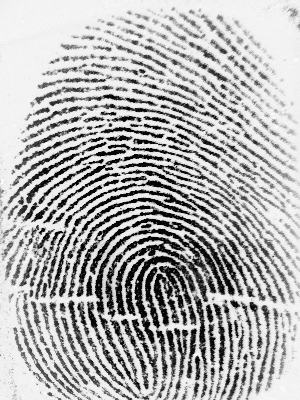
#> input picture data/001.bmp, 300 x 400 px
$ python -i preprocessing.py   (imports and definitions only)   (older library calls are emulated)
#> lines starting #> are read from the running program, lines starting #| are printed output that depends on the picture; after the words box and inside, x2 and y2 are one past the last pixel; in counts of white or black regions, pixels touching at a corner belong together
"""
指纹图像预处理模块
===================
包含：
1. 图像标准化（尺寸、灰度）
2. CLAHE 自适应直方图均衡化
3. 方向场估计
4. Gabor 滤波增强（基于方向场的脊线增强）
5. 二值化与细化（骨架化）
6. ROI 掩码提取
"""

import cv2
import numpy as np
from skimage.morphology import skeletonize
import sys
import os

sys.path.insert(0, os.path.dirname(os.path.dirname(os.path.abspath(__file__))))
from config import PREPROCESS


class FingerprintPreprocessor:
    """指纹图像预处理器"""

    def __init__(self, config=None):
        self.cfg = config or PREPROCESS

    # ----------------------------------------------------------
    # 1. 图像读取与标准化
    # ----------------------------------------------------------
    def load_and_normalize(self, image_path: str) -> np.ndarray:
        """读取图像并转换为标准化灰度图"""
#> called with image_path = '../data/001.bmp'
        img = cv2.imread(image_path, cv2.IMREAD_GRAYSCALE)
#> img is the input picture: shape (400, 300); min 5, max 250, mean 178.1
        if img is None:
            raise ValueError(f"无法读取图像: {image_path}")
        # 缩放到标准尺寸
        img = cv2.resize(img, self.cfg["target_size"], interpolation=cv2.INTER_AREA)
#> img: shape (400, 320)
        return img

    # ----------------------------------------------------------
    # 2. CLAHE 自适应直方图均衡化
    # ----------------------------------------------------------
    def apply_clahe(self, img: np.ndarray) -> np.ndarray:
        """CLAHE 增强局部对比度，突出脊线与谷线"""
        clahe = cv2.createCLAHE(
            clipLimit=self.cfg["clahe_clip_limit"],
            tileGridSize=self.cfg["clahe_tile_size"],
        )
        return clahe.apply(img)
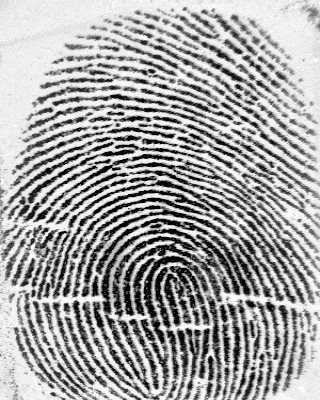
#> returned value: shape (400, 320); min 2, max 255, mean 164.2

    # ----------------------------------------------------------
    # 3. ROI 掩码提取（区分前景/背景）
    # ----------------------------------------------------------
    def extract_roi_mask(self, img: np.ndarray) -> np.ndarray:
        """
        通过局部方差检测，分离指纹前景区域和空白背景。
        返回二值掩码：前景=255，背景=0
        """
        block = self.cfg["orient_block_size"]
        h, w = img.shape
#> h = 400; w = 320
        mask = np.zeros_like(img, dtype=np.uint8)

        for y in range(0, h - block, block):
            for x in range(0, w - block, block):
                patch = img[y : y + block, x : x + block].astype(np.float64)
                var = np.var(patch)
                if var > 100:  # 方差阈值，背景通常很平坦
                    mask[y : y + block, x : x + block] = 255
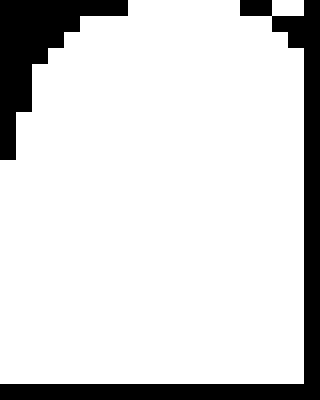
#> mask: shape (400, 320); 84.4% white; 2 black regions, box (x1, y1, x2, y2) and area: (0, 0, 320, 400) 12544, (0, 0, 128, 160) 7424

        # 形态学操作去噪
        kernel = cv2.getStructuringElement(cv2.MORPH_ELLIPSE, (15, 15))
        mask = cv2.morphologyEx(mask, cv2.MORPH_CLOSE, kernel)
#> mask: shape (400, 320); 84.5% white; 3 black regions, box (x1, y1, x2, y2) and area: (0, 0, 320, 400) 11990, (0, 0, 128, 160) 7340, (240, 0, 272, 16) 484
        mask = cv2.morphologyEx(mask, cv2.MORPH_OPEN, kernel)
#> mask: shape (400, 320); 84.4% white; 2 black regions, box (x1, y1, x2, y2) and area: (0, 0, 320, 400) 12582, (0, 0, 128, 160) 7402
        return mask

    # ----------------------------------------------------------
    # 4. 方向场估计
    # ----------------------------------------------------------
    def estimate_orientation_field(self, img: np.ndarray) -> np.ndarray:
        """
        使用梯度法估计每个块的脊线主方向（弧度制）。
        返回与输入同尺寸的方向场图。
        """
        block = self.cfg["orient_block_size"]
        h, w = img.shape
#> h = 400; w = 320

        # Sobel 梯度
        img_f = img.astype(np.float64)
        gx = cv2.Sobel(img_f, cv2.CV_64F, 1, 0, ksize=3)
        gy = cv2.Sobel(img_f, cv2.CV_64F, 0, 1, ksize=3)
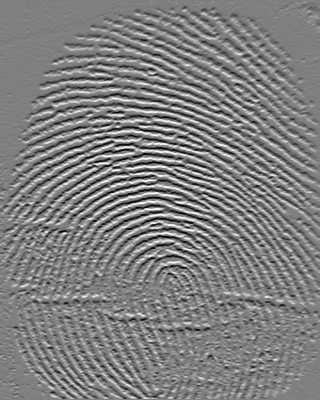
#> gy: shape (400, 320) float64; min -968, max 964, mean -0.7; drawn with min black and max white

        orient = np.zeros_like(img_f)

        for y in range(0, h - block, block):
            for x in range(0, w - block, block):
                gx_block = gx[y : y + block, x : x + block]
                gy_block = gy[y : y + block, x : x + block]

                # 计算主方向
                vx = np.sum(2 * gx_block * gy_block)
                vy = np.sum(gx_block**2 - gy_block**2)
                angle = 0.5 * np.arctan2(vx, vy)

                orient[y : y + block, x : x + block] = angle
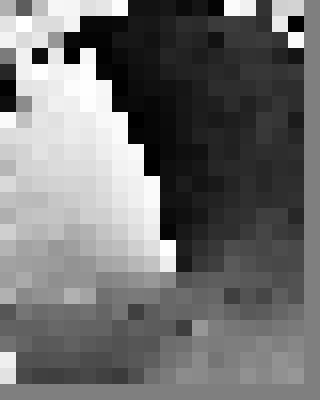
#> orient: shape (400, 320) float64; min -1.57, max 1.57, mean -0.171; drawn with min black and max white

        return orient

    # ----------------------------------------------------------
    # 5. Gabor 滤波增强（多方向融合）
    # ----------------------------------------------------------
    def gabor_enhance(self, img: np.ndarray, orientation: np.ndarray,
                      mask: np.ndarray) -> np.ndarray:
        """
        基于方向场使用 Gabor 滤波器增强脊线。
        这是专业指纹预处理的核心步骤，能修复断裂、消除粘连。
        """
        ksize = self.cfg["gabor_ksize"]
        sigma = self.cfg["gabor_sigma"]
        lambd = self.cfg["gabor_lambd"]
        gamma = self.cfg["gabor_gamma"]
        num_orient = self.cfg["gabor_num_orientations"]

        # 预构建多方向 Gabor 核
        gabor_kernels = []
        angles = np.linspace(0, np.pi, num_orient, endpoint=False)
        for theta in angles:
            kern = cv2.getGaborKernel(
                (ksize, ksize), sigma, theta, lambd, gamma, psi=0, ktype=cv2.CV_64F
            )
            kern /= kern.sum() + 1e-8
            gabor_kernels.append((theta, kern))

        # 对每个像素，选择最接近其方向的 Gabor 核进行滤波
        enhanced = np.zeros_like(img, dtype=np.float64)
        img_f = img.astype(np.float64)

        # 先计算所有方向的滤波结果
        filtered_results = []
        for theta, kern in gabor_kernels:
            result = cv2.filter2D(img_f, cv2.CV_64F, kern)
            filtered_results.append((theta, result))
#> this loop made 16 passes
#> pass 3, in gabor_enhance, `result = cv2.filter2D(img_f, cv2.CV_64F, kern)`:
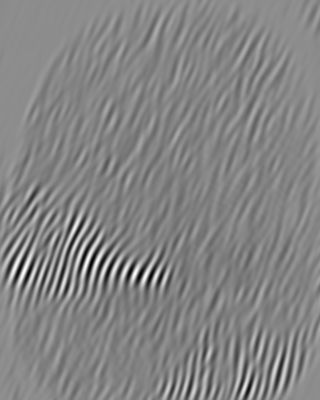
#> result: shape (400, 320) float64; min -984.7, max 1228.4, mean 164.3; drawn with min black and max white
#> after the loop, filtered_results = 16 items

        block = self.cfg["orient_block_size"]
        h, w = img.shape
#> h = 400; w = 320
        for y in range(0, h - block, block):
            for x in range(0, w - block, block):
                local_orient = orientation[y + block // 2, x + block // 2]
                # 找最近方向
                best_idx = np.argmin(
                    [abs(self._angle_diff(theta, local_orient))
                     for theta, _ in filtered_results]
                )
                enhanced[y : y + block, x : x + block] = \
                    filtered_results[best_idx][1][y : y + block, x : x + block]
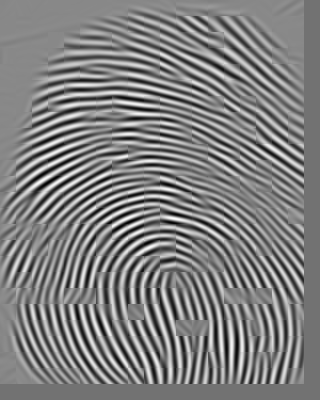
#> enhanced: shape (400, 320) float64; min -1213.8, max 1495.2, mean 148.1; drawn with min black and max white

        # 应用掩码
        enhanced = enhanced * (mask / 255.0)
        # 归一化到 0-255
        enhanced = cv2.normalize(enhanced, None, 0, 255, cv2.NORM_MINMAX)
        return enhanced.astype(np.uint8)

    # ----------------------------------------------------------
    # 6. 二值化
    # ----------------------------------------------------------
    def binarize(self, img: np.ndarray) -> np.ndarray:
        """将增强后的灰度图二值化"""
        if self.cfg["binarize_method"] == "adaptive":
            binary = cv2.adaptiveThreshold(
                img, 255, cv2.ADAPTIVE_THRESH_GAUSSIAN_C,
                cv2.THRESH_BINARY_INV,
                self.cfg["adaptive_block_size"],
                self.cfg["adaptive_C"],
            )
#> binary: shape (400, 320); 36.2% white; 105 white regions (35 under 20 px), largest, box (x1, y1, x2, y2) and area: (64, 206, 279, 387) 3340, (34, 180, 306, 385) 2360, (103, 229, 238, 386) 2229
#> in process, `binary = binary & mask`: binary: shape (400, 320); 35.6% white; 75 white regions (11 under 20 px), largest, box (x1, y1, x2, y2) and area: (64, 206, 279, 384) 3321, (34, 180, 304, 384) 2332, (103, 229, 238, 384) 2221
        else:
            _, binary = cv2.threshold(img, 0, 255, cv2.THRESH_BINARY_INV + cv2.THRESH_OTSU)
        return binary

    # ----------------------------------------------------------
    # 7. 骨架化（细化）
    # ----------------------------------------------------------
    def skeletonize(self, binary: np.ndarray) -> np.ndarray:
        """将二值指纹图细化为单像素宽的骨架"""
        # skimage 的 skeletonize 期望布尔类型
        skeleton = skeletonize(binary > 0)
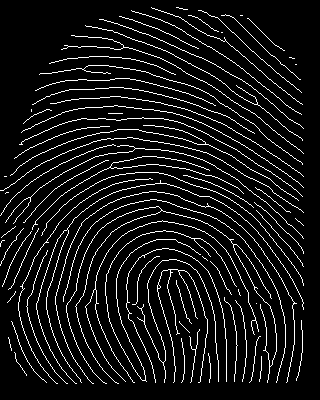
#> skeleton: shape (400, 320) bool; 8.4% white in thin lines or dots, all inside (x1, y1, x2, y2) = (0, 7, 304, 384)
        return (skeleton * 255).astype(np.uint8)

    # ----------------------------------------------------------
    # 完整预处理流水线
    # ----------------------------------------------------------
    def process(self, image_path: str, return_intermediates: bool = False):
        """
        完整的预处理流程。

        Returns:
            如果 return_intermediates=False: (skeleton, mask)
            如果 return_intermediates=True:  dict 包含所有中间步骤
        """
        # Step 1: 读取并标准化
        raw = self.load_and_normalize(image_path)

        # Step 2: CLAHE 增强
        clahe_img = self.apply_clahe(raw)

        # Step 3: ROI 掩码
        mask = self.extract_roi_mask(clahe_img)

        # Step 4: 方向场
        orientation = self.estimate_orientation_field(clahe_img)

        # Step 5: Gabor 增强
        enhanced = self.gabor_enhance(clahe_img, orientation, mask)

        # Step 6: 二值化
        binary = self.binarize(enhanced)
        binary = binary & mask  # 应用掩码

        # Step 7: 骨架化
        skeleton = self.skeletonize(binary)
        skeleton = skeleton & mask  # 再次应用掩码

        if return_intermediates:
            return {
                "raw": raw,
                "clahe": clahe_img,
                "mask": mask,
                "orientation": orientation,
                "enhanced": enhanced,
                "binary": binary,
                "skeleton": skeleton,
            }
        return skeleton, mask

    # ----------------------------------------------------------
    # 工具方法
    # ----------------------------------------------------------
    @staticmethod
    def _angle_diff(a: float, b: float) -> float:
        """计算两个角度差（考虑周期性）"""
        diff = a - b
        while diff > np.pi / 2:
            diff -= np.pi
        while diff < -np.pi / 2:
            diff += np.pi
        return diff


# 模块级便捷函数
def preprocess_fingerprint(image_path: str, return_intermediates=False):
    """便捷函数：一键预处理"""
    preprocessor = FingerprintPreprocessor()
    return preprocessor.process(image_path, return_intermediates)

>>> result = FingerprintPreprocessor().process('../data/001.bmp')

$ run again, on data/002.jpg
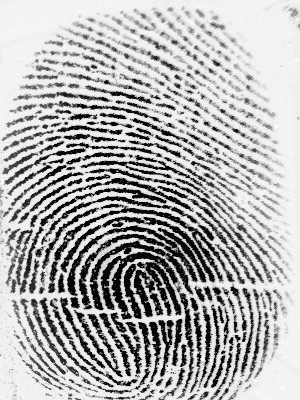
#> input picture data/002.jpg, 300 x 400 px
#> in load_and_normalize, img is the input picture: shape (400, 300); min 0, max 255, mean 177.4
#> img: shape (400, 320)
#> after the loop in extract_roi_mask, `for y in range(0, h - block, block):`:
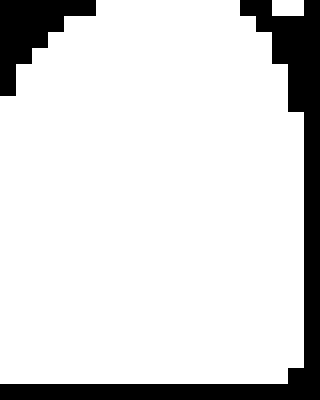
#> mask: shape (400, 320); 85.2% white; 2 black regions, box (x1, y1, x2, y2) and area: (0, 0, 320, 400) 14592, (0, 0, 96, 96) 4352
#> after the loop in gabor_enhance, `for theta, kern in gabor_kernels:`: filtered_results = 16 items
#> in skeletonize, `skeleton = skeletonize(binary > 0)`:
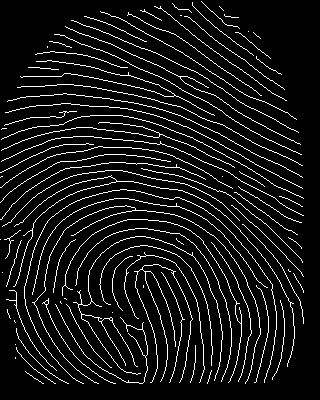
#> skeleton: shape (400, 320) bool; 8.4% white in thin lines or dots
